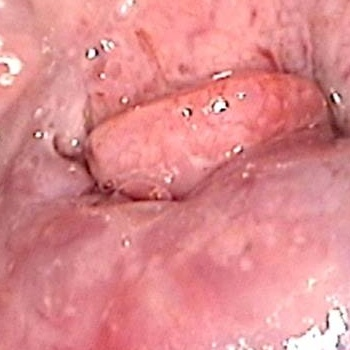
#> input picture datasets/dataset_g/cropped_image_after_iva_reference_4/seperated/abnormal/ACA1.jpg, 350 x 350 px; its folder holds only this picture in this run
$ python histogram_equalization.py
#> lines starting #> are read from the running program, lines starting #| are printed output that depends on the picture
import cv2
import os
from glob import glob
from tqdm import tqdm

def equalize_grayscale_images(input_root, output_root, image_ext="jpg", blur_kernel=(5, 5)):
    """
    Apply Gaussian blur followed by histogram equalization to all grayscale images
    in a dataset with class subdirectories.

    Parameters:
        input_root (str): Root directory containing subfolders (e.g., 'abnormal', 'normal') with images.
        output_root (str): Directory where processed images will be saved, preserving folder structure.
        image_ext (str): Extension of image files to process (default: 'jpg').
        blur_kernel (tuple): Kernel size for Gaussian blur (default: (5, 5)).

    Returns:
        None
    """
#> called with image_ext = 'jpg', blur_kernel = (7, 7)
    # Get all image paths recursively inside subfolders
    pattern = os.path.join(input_root, "*", f"*.{image_ext}")
    image_paths = glob(pattern)
    total_images = len(image_paths)

    print(f"Processing {total_images} images with Gaussian blur and histogram equalization...")

    progress_bar = tqdm(image_paths, desc="Initializing", unit="image")
    for idx, path in enumerate(progress_bar, start=1):
        # Update dynamic description with image count
        progress_bar.set_description(f"Processing image {idx}/{total_images}")

        # Read the image in grayscale mode
        img = cv2.imread(path, cv2.IMREAD_GRAYSCALE)
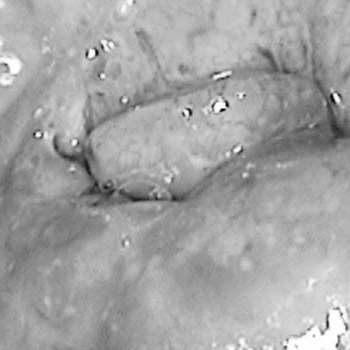
#> img: shape (350, 350); min 4, max 255, mean 163.7
        if img is None:
            print(f"Warning: Unable to read image at {path}. Skipping.")
            continue

        # Apply Gaussian blur
        blurred = cv2.GaussianBlur(img, blur_kernel, 0)

        # Apply histogram equalization
        equalized = cv2.equalizeHist(blurred)
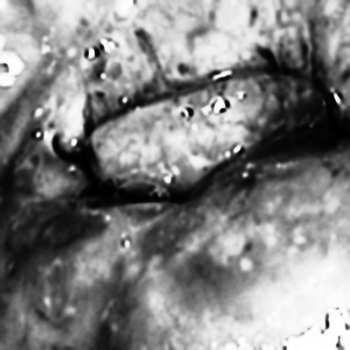
#> equalized: shape (350, 350); min 0, max 255, mean 129

        # Generate relative path from input root to preserve structure
        rel_path = os.path.relpath(path, input_root)  # e.g., 'abnormal/img1.jpg'
        output_path = os.path.join(output_root, rel_path)

        # Create output directory if it doesn't exist
        os.makedirs(os.path.dirname(output_path), exist_ok=True)

        # Save the processed image
        success = cv2.imwrite(output_path, equalized)
        if not success:
            print(f"Warning: Failed to save image at {output_path}.")
#> pass 2 of the loop in equalize_grayscale_images, `for idx, path in enumerate(progress_bar, start=1):`:
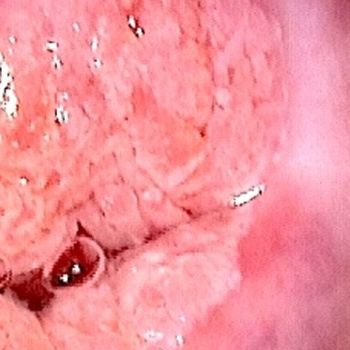
#> input picture datasets/dataset_g/cropped_image_after_iva_reference_4/seperated/normal/AAT1.jpg, 350 x 350 px
#> in equalize_grayscale_images, `img = cv2.imread(path, cv2.IMREAD_GRAYSCALE)`:
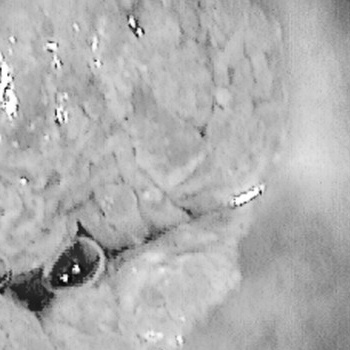
#> img: shape (350, 350); min 4, max 255, mean 176.2
#> in equalize_grayscale_images, `equalized = cv2.equalizeHist(blurred)`:
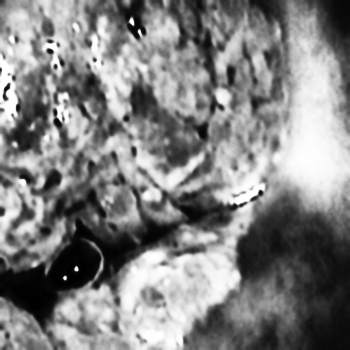
#> equalized: shape (350, 350); min 0, max 255, mean 129.6

    print("Processing complete.")

if __name__ == "__main__":
    # Define paths
    input_dataset_dir = "../datasets/dataset_g/cropped_image_after_iva_reference_4/seperated"
    output_dataset_dir = "../datasets/dataset_g/cropped_image_after_iva_reference_4/equalized"

    # Run the processing function
    equalize_grayscale_images(input_dataset_dir, output_dataset_dir, blur_kernel = (7, 7))
